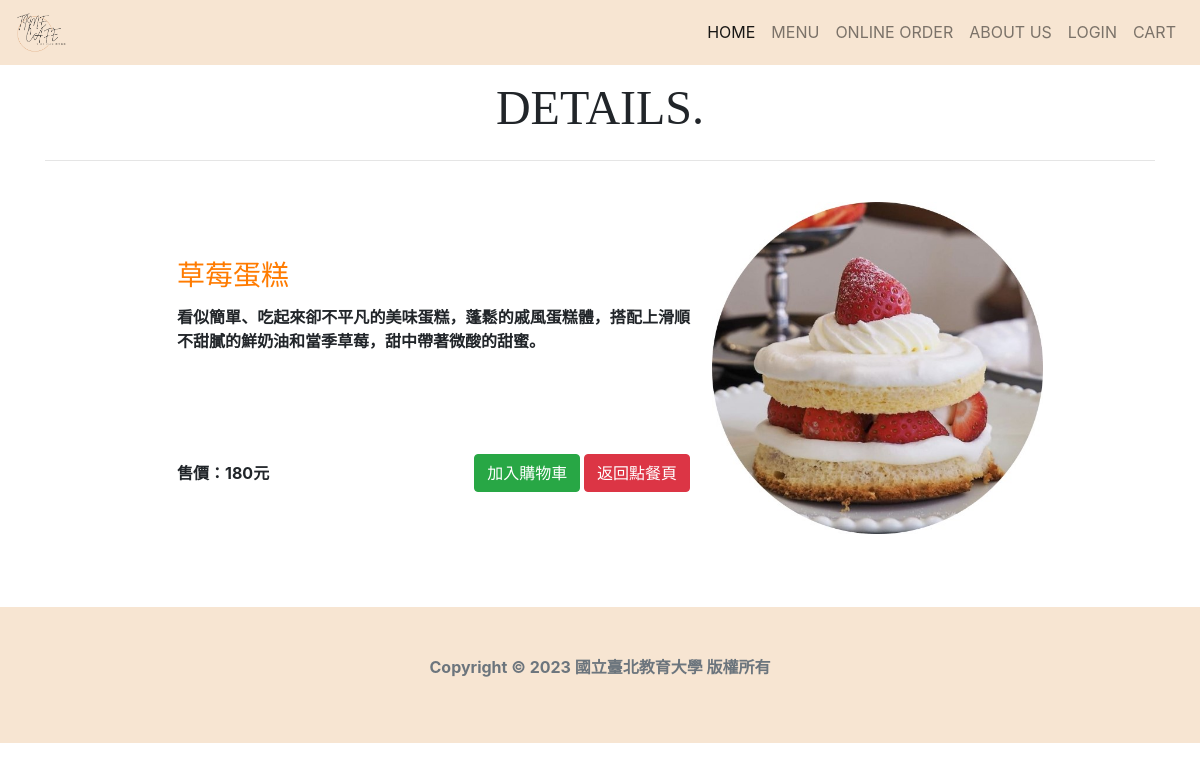
/order/cao-mei-dan-gao/, run on the app's committed database.
### product/models.py (models this page shows, shortened)
class Product(models.Model):
    title = models.CharField(max_length=255, default="")
    price = models.PositiveIntegerField(default="")
    description = models.TextField(default="")
    slug = models.SlugField(blank=True, default="")
    category = models.ForeignKey(Category, null=True, on_delete=models.PROTECT)
    tags = models.ManyToManyField(Tag)
    image = models.ImageField(default="", blank=True, upload_to="images")

### product/views.py (the view)
# urls.py: path('order/<slug:slug>/', pviews.detail, name='detail'),
def detail(request, slug=None):
 product = get_object_or_404(Product, slug=slug)
 return render(request, 'detail.html', locals())

### templates/detail.html (shortened to what this page needs)
{% extends "base.html" %}
{% block content %}
<br>
<br>
<br>
<div align="center">
    <font face="Playfair Display Bold" size="7">DETAILS.</font>
    <br><hr><br>
    <table width="80%">
        <tr>
            <th width="50%" colspan="2">
                <div class="card-body">
                    <h3 class="card-title" style="color:#ff7b00;">{{ product.title }}</h3>
                    <div align="justify">
                        <div class="card-text">{{ product.description }}</div>
                    </div>
            </th>
            <th width="30%" rowspan="3">
                <img class="card-img-top" src="{{ product.image.url }}" alt="Card image cap">
            </th>
        </tr>
        <tr>
            <th>
                <div class="card-body">售價：{{ product.price }}元
            </th>
            <th>
                <div class="card-body" align="right">
                <button id="success-message" onclick="addcart()" class="btn btn-success">加入購物車</button>
                <a href="/order/" class="btn btn-danger" >返回點餐頁</a>
            </th>
        </tr>
    </table>
</div>
{% endblock %}

### data on the page
Product: title "草莓蛋糕", description "看似簡單、吃起來卻不平凡的美味蛋糕，蓬鬆的戚風蛋糕體，搭配上滑順不甜膩的鮮奶油和當季草莓，甜中帶著微酸的甜蜜。", image (picture), price "180"
